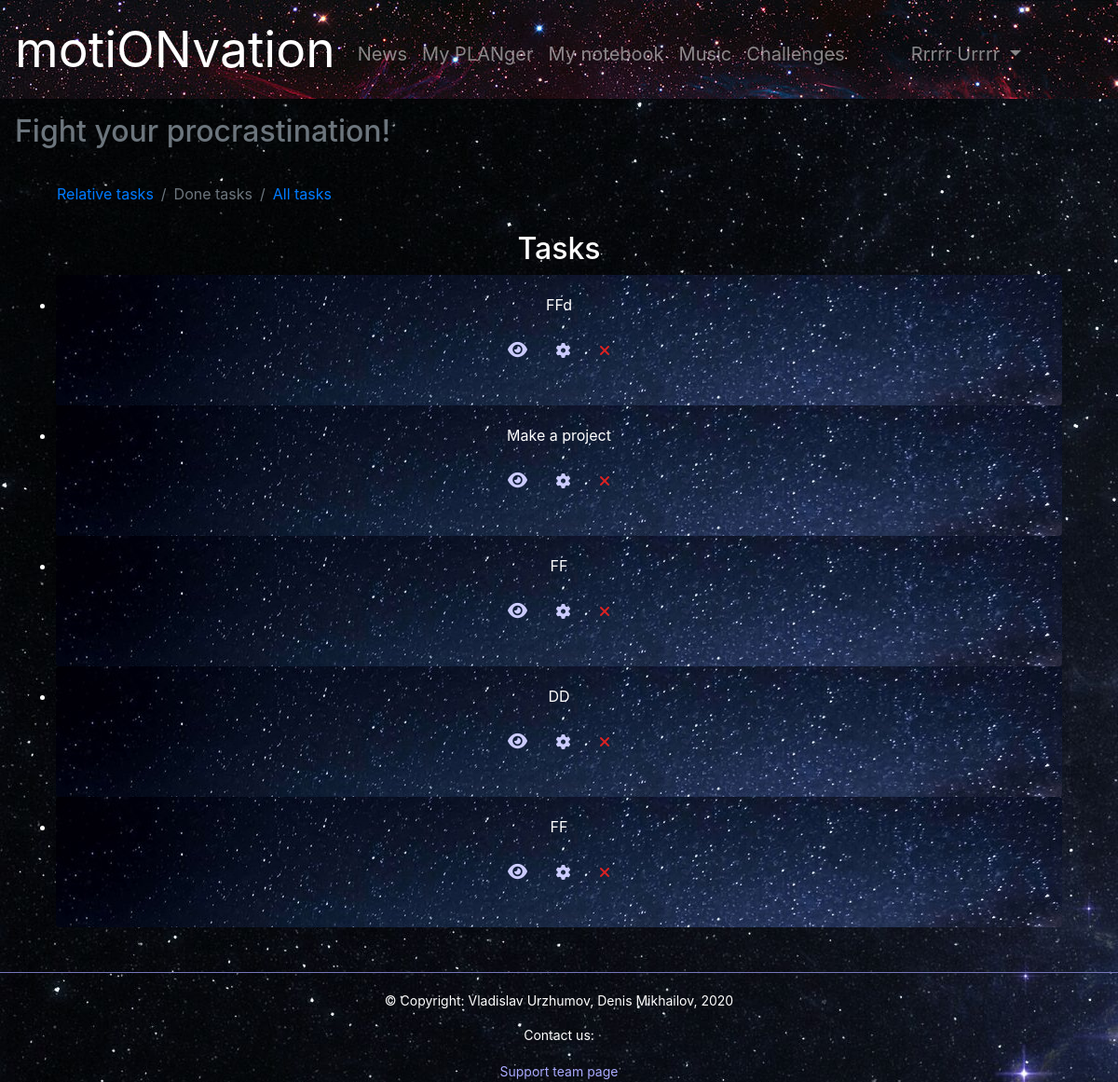
/done_tasks (signed in), run on an earlier commit of the app's database.
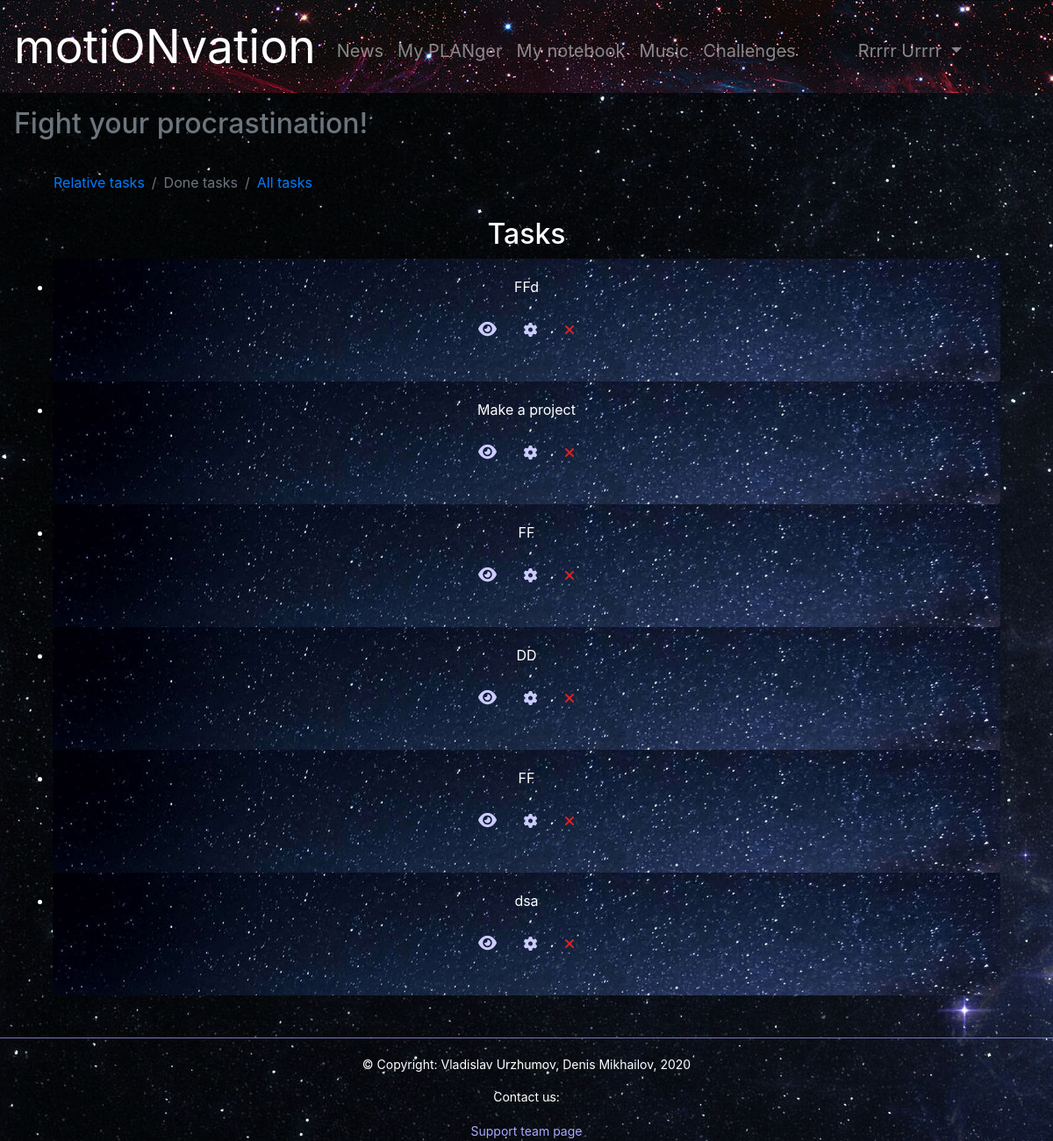
And on a later commit of the database.
### motionvation/data/models/tasks.py (models this page shows)
class Task(SqlAlchemyBase, SerializerMixin):
    __tablename__ = 'tasks'
    id = Column(Integer, primary_key=True, autoincrement=True)
    title = Column(String)
    description = Column(String)
    priority = Column(String)
    is_performed = Column(Boolean, default=False)
    category_id = Column(Integer, ForeignKey('categories.id'))
    user_id = Column(Integer, ForeignKey('users.id'))
    user = orm.relation('User')
    category = orm.relation('Category')

### motionvation/application.py (the view)
@app.route('/done_tasks')
@login_required
def d_tasks():
    db = db_session.create_session()
    done = db.query(Task).filter(Task.user == current_user, Task.is_performed == True).order_by(Task.priority.desc()).all().copy()
    return render_template('tasks.html', tasks=done, t_page_id=1,
    useracc=(current_user.name + ' ' + current_user.surname), title='Tasks')

### motionvation/application.py (called while the page is built)
@login_manager.user_loader
def load_user(user_id):
    db = db_session.create_session()
    return db.query(User).get(user_id)

### motionvation/data/db_session.py (called while the page is built)
def create_session() -> orm.Session:
    global __factory
    return __factory()

### motionvation/templates/tasks.html (shortened to what this page needs)
{% extends 'base.html' %}
{% block content %}
<main class='text-center container'>
    <nav aria-label="breadcrumb">
    {% if t_page_id == 0 %}
    <ol class="breadcrumb crumb-ds">
        <li class="breadcrumb-item active">Relative tasks</li>
        <li class="breadcrumb-item"><a href="/done_tasks">Done tasks</a></li>
        <li class="breadcrumb-item"><a href="/all_tasks">All tasks</a></li>
    </ol>
    {% elif t_page_id == 1 %}
    <ol class="breadcrumb crumb-ds">
        <li class="breadcrumb-item"><a href="/tasks">Relative tasks</a></li>
        <li class="breadcrumb-item active">Done tasks</li>
        <li class="breadcrumb-item"><a href="/all_tasks">All tasks</a></li>
    </ol>
    {% elif t_page_id == 2 %}
    <ol class="breadcrumb crumb-ds">
        <li class="breadcrumb-item"><a href="/tasks">Relative tasks</a></li>
        <li class="breadcrumb-item"><a href="/done_tasks">Done tasks</a></li>
        <li class="breadcrumb-item active">All tasks</li>
    </ol>
    {% endif %}
    </nav>
    <h2>Tasks</h2>
    <div class="container">
        <ul class="list-group">
            {% for task in tasks %}
            <li>
                <div class="card" style="width: 1080px; height: 140px; border: none;">
                    <div class="card-body">
                        <section class='simple-inline'>
                            <p>{{ task.title }}</p>
                            <a href="tasks/{{ task.id }}" class="btn btn-note button-note-text card-link" data-toggle="tooltip" data-placement="bottom" data-delay: '{ "show": 0, "hide": 0 }' title="View task"><i class="fas fa-eye" style="color: #ccf"></i></a>
                            <span class="d-inline-block" tabindex="0" data-toggle="tooltip" title="Settings">
                                <a href="#" class="btn btn-note" data-toggle="modal" data-target="#taskSettings" style='color: #ccf;'><i class="fas fa-cog" style="color: #ccf"></i></a>
                            </span>
                            {% if task.is_performed %}
                            <a class="btn btn-note" href="/undone_task/{{ task.id }}" style='color: #ccf;' data-toggle="tooltip" title="Undone"><i class="fas fa-times" style="color: #d22"></i></a>
                            {% else %}
                            <a class="btn btn-note" href="/done_task/{{ task.id }}" data-toggle="tooltip" title="Done" style='color: #ccf;'><i class="fas fa-check" style="color: #9f9"></i></a>
                            {% endif %}
                        </section>
                    </div>
                </div>
            </li>
            {% endfor %}
        </ul>
    </div>
    </main>
{% endblock %}

### motionvation/templates/base.html (shortened to what this page needs)
<!doctype html>
<html lang="ru">
<head>
    <link rel="stylesheet" href="https://stackpath.bootstrapcdn.com/bootstrap/4.4.1/css/bootstrap.min.css">
    <link rel="stylesheet" href="{{ url_for('static', filename='css/style120.css') }}">
</head>
<body>
    <nav class="navbar navbar-dark  navbar-expand-lg" style="background: url(../static/img/4.jpg)">
        <a class="navbar-brand ssilka" href="/">motiONvation</a>
        <div class="collapse navbar-collapse">
            {% if current_user.is_authenticated %}
            <ul class="navbar-nav mr-auto">
                <li class="nav-item">
                    <a class="nav-link" href='/news'>News</a>
                </li>
                <li class="nav-item">
                    <a class="nav-link" href='/planger'>My PLANger</a>
                </li>
                <li class="nav-item">
                    <a class="nav-link" href='/mynotes'>My notebook</a>
                </li>
                <li class="nav-item">
                    <a class="nav-link" href='/music' target="_blank">Music</a>
                </li>
                <li class="nav-item">
                    <a class="nav-link" href='/challenges'>Challenges</a>
                </li>
            </ul>
            <ul class="navbar-nav ml-auto">
                <li class="nav-item nav-item-acc dropdown">
                    <a class="nav-link dropdown-toggle" href="#" id="navbardrop" data-toggle="dropdown">
                        {{ useracc }}
                    </a>
                </li>
            </ul>
                {% endif %}
        </div>
    </nav>
    <h2 class="p-3 text-muted">Fight your procrastination!</h2>
    <main class="container-fluid">
        {% block content %}
        {% endblock %}
    </main>
</body>
<footer class='text-center'>
    <br>
    <br>
    <div style="height:20px; border-top:1px solid #9EC1D4; padding-left:10px; border-color: #77b;"></div>
    <p class='button-note-text' style="font-size: 14px;">
        © Copyright: Vladislav Urzhumov, Denis Mikhailov, 2020
    </p>
    <section class='simple-inline'>
        <p class='button-note-text' style="font-size: 14px;">
            Contact us:
        </p>
        <a href="/contact" class='button-note-text' style="font-size: 14px; color: #aaf;">
            Support team page
        </a>
    </section>
</footer>
</html>

### motionvation/static/css/style120.css (style rules this page uses)
body { background: url(../img/7.jpg); color: #fff; }
.ssilka { font-size: 40pt; }
.card { background: url(../img/3.jpg); }
.nav-link { font-size: 15pt; margin-top: 10px; }
.button-note-text { color: #fff; font-size: 14pt; text-decoration: none; }
.nav-item-acc { margin-right: 80px; }
.crumb-ds { background-image: none; background-color: transparent; color: #fff; }

What changed in the data, as far as the page shows it:
added Task: title "dsa"
